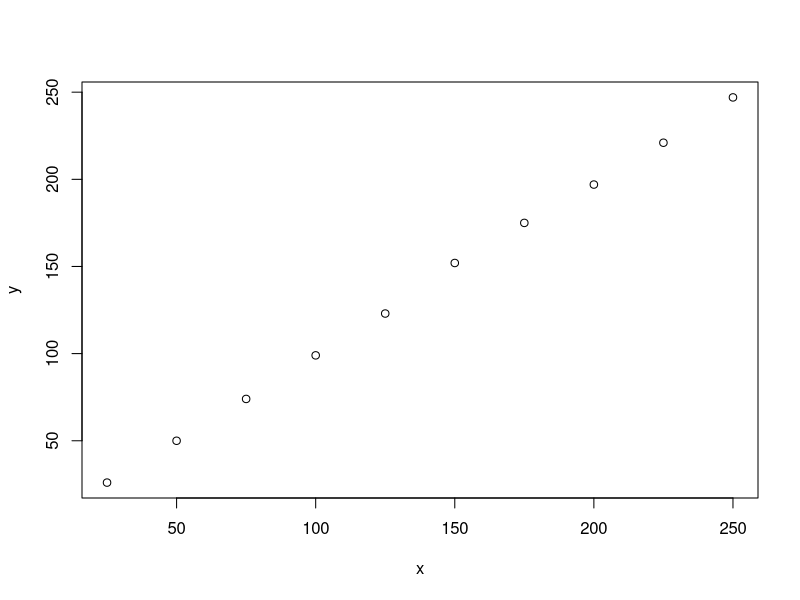
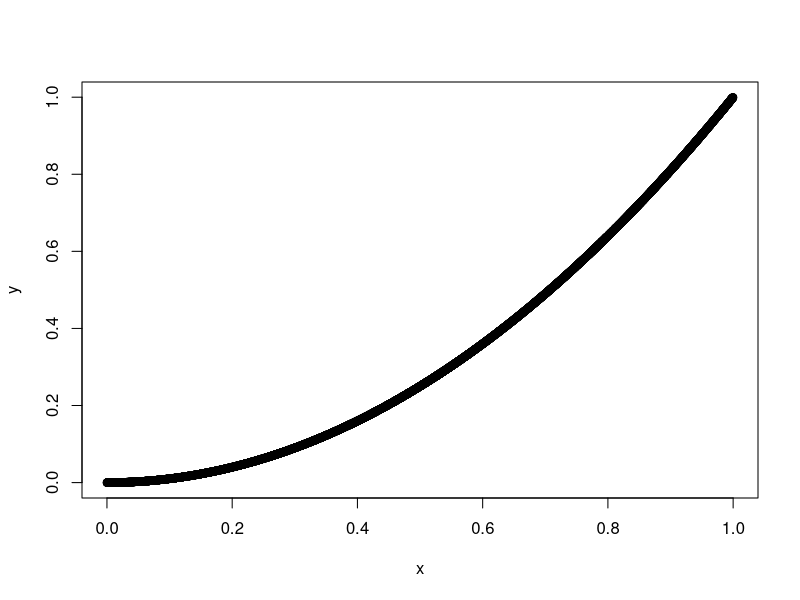
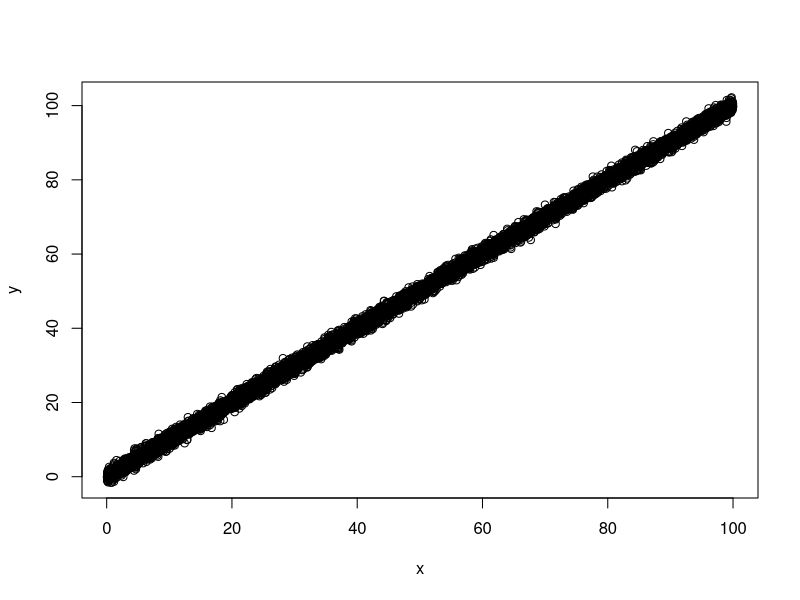
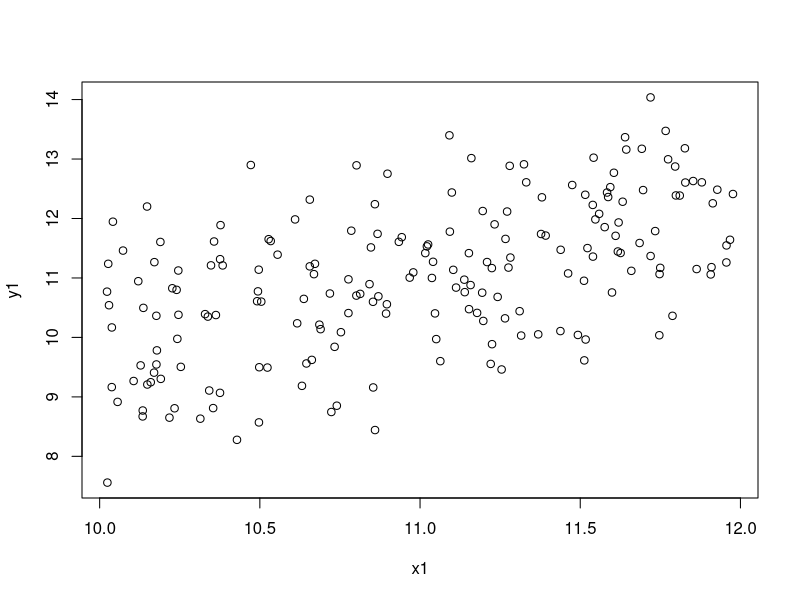

Write the R code that produced these figures, in order.
#######################################################
### scale calibration example
x=c(25,50,75,100,125,150,175,200,225,250)
y=c(26,50,74,99,123,152,175,197,221,247)
plot(x,y)
fit<-lm(y~x)
summary(fit)
fit_aov<-aov(y~x)
summary(fit_aov)
predict(fit, newdata =data.frame(x=c(53)), se.fit = TRUE, interval='prediction',level=0.95)

#######################################################
### regression through the origin
fit1<-lm(y~0+x)
summary(fit1)
fit1_aov<-aov(y~0+x)
summary(fit1_aov)



###########################################
### Cases that R squared can be misleading
##########################################
## case 1
x<-runif(10000,0,1)
y<-x^2
summary(lm(y~x))
plot(x,y)
## In this example, the R squared is large, but using the simple linear model y=a+bx is not proper

#########################################
## case 2
n <- 10000
x <- 100*runif(n)
y <- x+rnorm(n)
plot(x,y)
summary(lm(y~x))
summary(aov(y~x))

x1<-x[10<x&x<12]
y1<-y[10<x&x<12]
plot(x1,y1)
summary(lm(y1~x1))
summary(aov(y1~x1))
#In this example, both SS_{reg} and SS_{res} decrease, 
#but the decrease of SS_{res} is much larger than the decrease of SS_{reg}